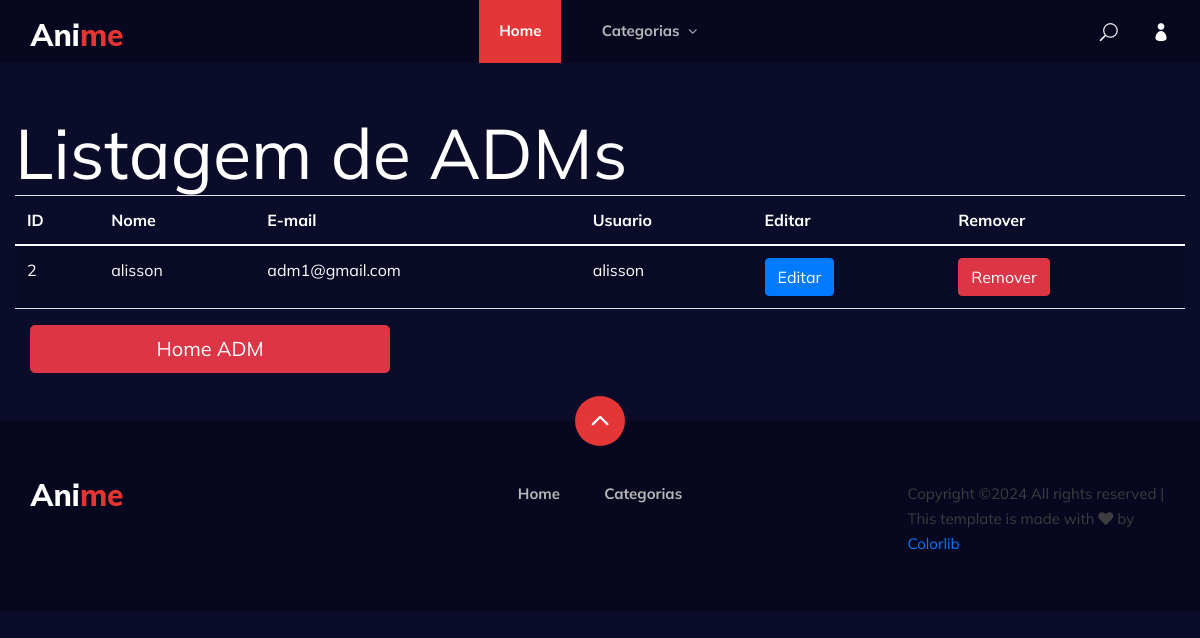
Screenshot of /index.php?pagina=usuario_listar with the database file from the repository.
### tables this page shows
CREATE TABLE `usuarios` (
  `id` int(11) NOT NULL,
  `nome` varchar(255) DEFAULT NULL,
  `usuario` varchar(50) DEFAULT NULL,
  `senha` varchar(255) DEFAULT NULL,
  `email` varchar(100) DEFAULT NULL,
  `data_cadastro` datetime DEFAULT NULL,
  `data_atualizacao` datetime DEFAULT NULL,
  `status` int(1) DEFAULT NULL
);

### pagina/usuario_listar.php (the view, shortened to what this page needs)
<?php
include("conexao.php");
$sql = "SELECT * FROM usuarios";
$resultado = $conexao->query($sql);
?>
<h1 style="color:white;">Listagem de ADMs</h1>
<table class="table table-striped">
    <thead>
        <tr>
            <th scope="col" style="color:white;">ID</th>
            <th scope="col" style="color:white;">Nome</th>
            <th scope="col" style="color:white;">E-mail</th>
            <th scope="col" style="color:white;">Usuario</th>
            <th scope="col" style="color:white;">Editar</th>
            <th scope="col" style="color:white;">Remover</th>
        </tr>
    </thead>
    <tbody>
    <?php
    while ($linha = $resultado->fetch_assoc()) {
    ?>
        <tr>
            <td style="color:white;"><?php echo htmlspecialchars($linha['id']); ?></td>
            <td style="color:white;"><?php echo htmlspecialchars($linha['nome']); ?></td>
            <td style="color:white;"><?php echo htmlspecialchars($linha['email']); ?></td>
            <td style="color:white;"><?php echo htmlspecialchars($linha['usuario']); ?></td>
            <td>
                <a href='index.php?pagina=usuario_edita&id=<?php echo htmlspecialchars($linha['id']); ?>'>
                    <button class='btn btn-primary'>
                        Editar
                    </button>
                </a>
            </td>
            <td>
                <a href='index.php?pagina=usuario_remover&id=<?php echo htmlspecialchars($linha['id']); ?>'>
                    <button class='btn btn-danger'>
                        Remover
                    </button>
                </a>
            </td>
        </tr>
    <?php
    }
    ?>
    </tbody>
</table>
<div class="col-md-4 mb-3">
                <a href="index.php?pagina=home_adm" class="btn btn-danger btn-lg btn-block">Home ADM</a>
            </div>

### css/style.css (style rules this page uses)
html, body { height: 100%; font-family: "Mulish", sans-serif; -webkit-font-smoothing: antialiased; background: #0b0c2a; }
h1, h2, h3, h4, h5, h6 { margin: 0; color: #111111; font-weight: 400; font-family: "Mulish", sans-serif; }
h1 { font-size: 70px; }

### rows the page displays
usuarios: id "2", nome "alisson", email "adm1@gmail.com", usuario "alisson"
